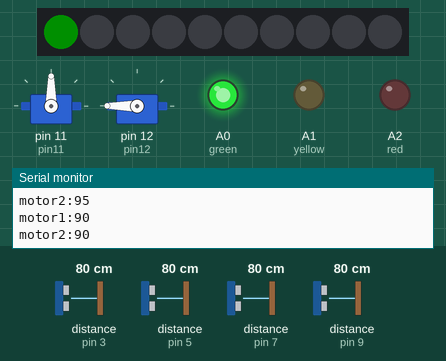
The sketch below on a simulated Arduino Uno, built with avr-gcc and run on an emulated ATmega328P. Shown: 2 × servo, 10 RGB LEDs in strip order, left to right, output pins drawn as LEDs (lit = HIGH), the last lines printed to the serial monitor. The test bench sets the inputs (shaded band); at power-on: distance to the obstacle (sensors on pin 3, pin 5, pin 7, pin 9) 80 cm. The echo pulse lasts 58.3 µs per cm; dim RGB values are drawn brighter than linear; the audio player accepts every command and is not drawn; pins used as bus, display or sensor lines are not drawn.

Above: at 3.9 s.
At 11.9 s:
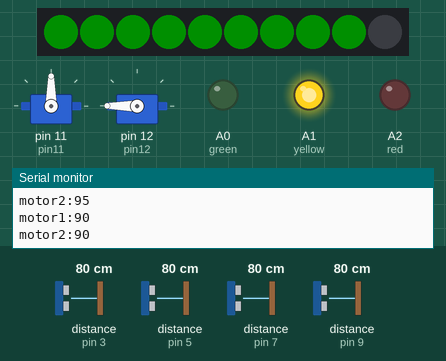
At 12.9 s:
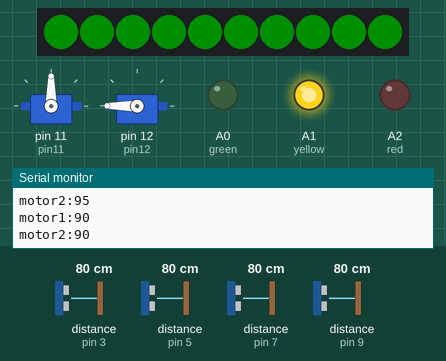
At 17.5 s:
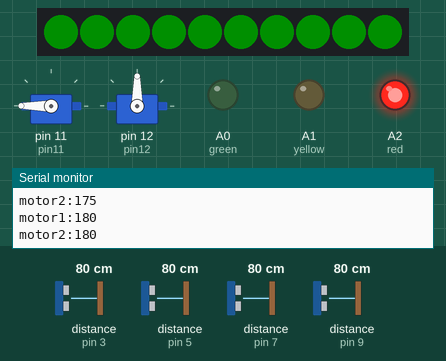
At 37.9 s:
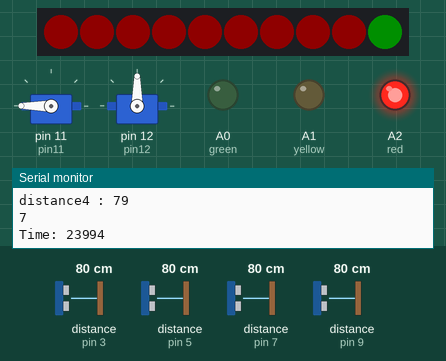
At 39.91 s:
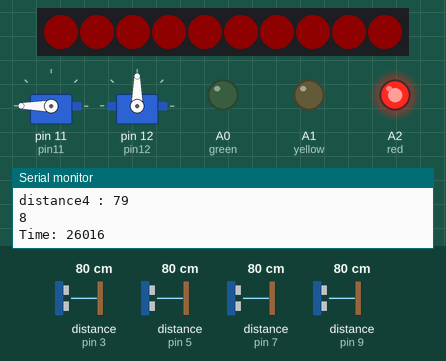
Timing chart, 0 to 40.0 s (numbered marks = the images above):
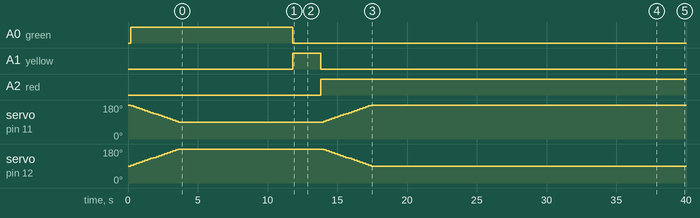

The sketch:

final_code.ino
```cpp
#include <SoftwareSerial.h>
#include <DFPlayer_Mini_Mp3.h> //mp3 라이브러리
#include <Adafruit_NeoPixel.h> //네오픽셀 라이브러리
#include<Servo.h>    //모터 라이브러리

Servo Motor1;  //Motor1 객체생성
Servo Motor2;  //Motor2 객체생성

//안내방송 핀번호
int pin0=0;
int pin1=1;

//초음파 핀번호
#define TRIG1 2 //TRIG1 핀 설정 (초음파 보내는 핀)
#define ECHO1 3 //ECHO1 핀 설정 (초음파 받는 핀)
#define TRIG2 4 //TRIG2 핀 설정 (초음파 보내는 핀)
#define ECHO2 5 //ECHO2 핀 설정 (초음파 받는 핀)
#define TRIG3 6 //TRIG3 핀 설정 (초음파 보내는 핀)
#define ECHO3 7 //ECHO3 핀 설정 (초음파 받는 핀)
#define TRIG4 8 //TRIG4 핀 설정 (초음파 보내는 핀)
#define ECHO4 9 //ECHO4 핀 설정 (초음파 받는 핀)

//모터 핀번호
int pin11=11;  //핀번호 9번 지정
int pin12=12;  //핀번호 9번 지

//신호등 핀번호
int green=A0;
int yellow=A1;
int red=A2;

//네오픽셀 핀번호
const int pin13=13;
Adafruit_NeoPixel strip = Adafruit_NeoPixel(10, pin13, NEO_GRB + NEO_KHZ800); //13번핀번호와 픽셀 10개연결


long duration1,duration2,duration3,duration4, distance1,distance2,distance3,distance4; //초음파 거리 1,2,3,4
unsigned long time1; //프로그램 동작 시간 측정때 필요
extern volatile unsigned long timer0_millis;  // 프로그램 동작 시간 초기화때 필요

void setup()
{   //mp3
    Serial.begin(9600);           //angle,distance 확인용
    mp3_set_serial (Serial);      // DFPlayer-mini mp3 module 시리얼 세팅
    delay(1);                     // 볼륨값 적용을 위한 delay
    mp3_set_volume (30);          // 볼륨조절 값 0~30

    //초음파
    pinMode(TRIG1, OUTPUT);  //TRIG1를 출력으로 설정
    pinMode(ECHO1, INPUT);   //ECHO1를 입력으로 설정
    pinMode(TRIG2, OUTPUT);  //TRIG2를 출력으로 설정
    pinMode(ECHO2, INPUT);   //ECHO2를 입력으로 설정
    pinMode(TRIG3, OUTPUT);  //TRIG3를 출력으로 설정
    pinMode(ECHO3, INPUT);   //ECHO3를 입력으로 설정
    pinMode(TRIG4, OUTPUT);  //TRIG4를 출력으로 설정
    pinMode(ECHO4, INPUT);   //ECHO4를 입력으로 설정

    //서보모터
    Motor1.attach(pin11); //11번에 연결
    Motor2.attach(pin12); //12번연결

    //신호등
    pinMode(green,OUTPUT);  //green을 출력으로 설정
    pinMode(yellow,OUTPUT);  //yellow를 출력으로 설정
    pinMode(red,OUTPUT);    //red를 출력으로 설정

    //네오픽셀
    strip.begin();  //네오픽셀 동작
    strip.setBrightness(15); //네오픽셀 밝기조절
}

//함수호출
void var1(void);
void var2(void);
void var3(void);
void var4(void);
void time(void);

void loop() {

   for(int angle=180;angle>=90;angle-=5)  // 차단기 올라갈때
  {
      Motor2.write(270-angle);  //반시계 중간에 모터
      Motor1.write(angle);  // 시계방향 보도쪽 모터

      ///////////////서보모터 각도확인/////////////////////////
      Serial.print("\nmotor1:");
      Serial.println(angle);  //angle=0,90확인
      Serial.print("motor2:");
      Serial.println(angle);  //angle=0,90확인
      delay(200);          //딜레이시간 0.2초
      //////////////////////////////////////////////////////

      digitalWrite(green,1);// 초록불on
      if(angle==90)   //차단기가 완전히 올라갈때
      {
        digitalWrite(green,1);  // 초록불on
        for(int i=0;i<10;i++)
        {
            strip.setPixelColor(i,strip.Color(0,255,0));  // green 색깔네오픽셀 부여
            strip.show();    //네오픽셀 on
            delay(1000);  // 1초간격으로
            if(i==7)  // 네오픽셀이 두칸남으면
            {
              digitalWrite(green,0);   //초록불 off
              digitalWrite(yellow,1);  //노란불 on
             }
             if(i==9) // 네오픽셀이 끝나면
             {
                digitalWrite(yellow,0);  // 노란불 off
                digitalWrite(red,1);   // 빨간불 on
             }
          }
             timer0_millis=0; //프로그램 동작시간 초기화
        }
   }

   for(int angle=90;angle<=180;angle+=5)   //차단기 내려갈떄
   {
      digitalWrite(red,1);        //빨간불 on
      Motor2.write(270-angle);   //  시계방향으로 가운데 모터
      Motor1.write(angle);     // 반시계방향 보도쪽 모터

      //////서보모터 각도확인/////////////////////
      Serial.print("\nmotor1:");
      Serial.println(angle);  //angle=0,90확인
      Serial.print("motor2:");
      Serial.println(angle);  //angle=0,90확인
      delay(200); //0.2초 마다 모터내려옴
      //////////////////////////////////////////

      if(angle==180)   //차단기가 완전히 내려갈때
      {
        digitalWrite(red,1); //빨간불 on
        int i;
        for(i=0;;i++)
        {
           if(i==0) //안내방송
           {
             mp3_play (4);    //0004파일 플레이
             delay (4000);    //4초동안플레이
           }

          strip.setPixelColor(i, strip.Color(255, 0, 0)); // RGB로 색상을 결정한다.(red)
          strip.show(); //네오픽셀 보여준다
          time(); //동작시간측정
          //////////////////1초마다 초음파 거리측정/////////////////////
          var1(); //초음파1 거리 측정
          var2();  //초음파2 거리측정
          var3();  //초음파3 거리측정
          var4();   // 초음파 4거리측정
          delay(1000);   //1초마다
          ///////////////////////////////////////////////////////////

          Serial.println(i); // 잘구동되는지 확인용
          if(distance1<20 || distance2<20 || distance3<20 || distance4<20) //초음파1,2,3,4 거리가 하나라도 20미만일떄
           {
             i--;
             continue;
           }

          //차단봉 내려간지 10초지난뒤
          if(time1>10000 && i==9) //시간이 10초이상이고 네오픽셀이끝날때
            {
              digitalWrite(red,0);  //빨간불 off
              break; // while문 빠져나오면서 차단기 올라감
            }

          }
        }
     }
}


/////////////////////사용자 정의함수들/////////////////////////////

void var1(void) //초음파 1로 거리 측정

{
   digitalWrite(TRIG1, LOW);  //TRIG off
  delayMicroseconds(2);  //2밀리초동안 멈춤
  digitalWrite(TRIG1, HIGH);  //TRIG on
  delayMicroseconds(10);  //10밀리초동안멈춤
  digitalWrite(TRIG1, LOW); // TRIG off

  duration1 = pulseIn (ECHO1, HIGH); //물체에 반사되어돌아온 초음파의 시간을 변수에 저장
  distance1 = duration1 * 17 / 1000;
  Serial.print("\ndistance1 : "); // 거리표시
  Serial.print(distance1); //측정된 물체로부터 거리값(cm값)확인

}


void var2(void)  //초음파 2로 거리측정
{
  digitalWrite(TRIG2, LOW);  //TRIG off
  delayMicroseconds(2);  //2밀리초동안 멈춤
  digitalWrite(TRIG2, HIGH);  //TRIG on
  delayMicroseconds(10);  //10밀리초동안멈춤
  digitalWrite(TRIG2, LOW); // TRIG off

  duration2 = pulseIn (ECHO2, HIGH); //물체에 반사되어돌아온 초음파의 시간을 변수에 저장
  distance2 = duration2 * 17 / 1000;
  Serial.print("\ndistance2 : "); // 거리표시
  Serial.println(distance2); //측정된 물체로부터 거리값(cm값)확인

}


void var3(void)  //초음파 3로 거리측정
{
  digitalWrite(TRIG3, LOW);  //TRIG off
  delayMicroseconds(2);  //2밀리초동안 멈춤
  digitalWrite(TRIG3, HIGH);  //TRIG on
  delayMicroseconds(10);  //10밀리초동안멈춤
  digitalWrite(TRIG3, LOW); // TRIG off

  duration3 = pulseIn (ECHO3, HIGH); //물체에 반사되어돌아온 초음파의 시간을 변수에 저장
  distance3 = duration3 * 17 / 1000;
  Serial.print("\ndistance3 : "); // 거리표시
  Serial.println(distance3); //측정된 물체로부터 거리값(cm값)확인

}


void var4(void)  //초음파 4로 거리측정
{
  digitalWrite(TRIG4, LOW);  //TRIG off
  delayMicroseconds(2);  //2밀리초동안 멈춤
  digitalWrite(TRIG4, HIGH);  //TRIG on
  delayMicroseconds(10);  //10밀리초동안멈춤
  digitalWrite(TRIG4, LOW); // TRIG off

  duration4 = pulseIn (ECHO4, HIGH); //물체에 반사되어돌아온 초음파의 시간을 변수에 저장
  distance4 = duration4 * 17 / 1000;
  Serial.print("\ndistance4 : "); // 거리표시
  Serial.println(distance4); //측정된 물체로부터 거리값(cm값)확인

}


void time(void)  //프로그램 동작시간 측정
{
  Serial.print("\nTime: ");  // time 보여줌
  time1 = millis();  //millis 함수 : https://www.arduino.cc/reference/ko/language/functions/time/millis/
  Serial.println(time1); // 프로그램 시작후 지난 시간 출력
  delay(1000);          // 너무 많은 데이터를 보내지 않기 위해 1초 기다림
}
```

Measured:
- by itself, A0 (green): LOW → HIGH at 0.20 s, → LOW 11.6 s later
- by itself, A1 (yellow): LOW → HIGH at 11.8 s, → LOW 2.0 s later
- by itself, A2 (red): LOW → HIGH at 13.8 s
- by itself, servo on pin 12 (pin12): rises from 90° to 180° in 3.4 s, then falls to 90° in 13.8 s
- by itself, servo on pin 11 (pin11): 180° → 175° at 0.20 s, → 170° 0.20 s later, → 165° 0.20 s later, → 160° 0.20 s later, … (36 changes in this stretch)
- what the display in image 0 shows lasts 1.0 s, from 3.8 s to 4.8 s
- what the display in image 4 shows lasts 2.0 s, from 37.8 s to 39.8 s
